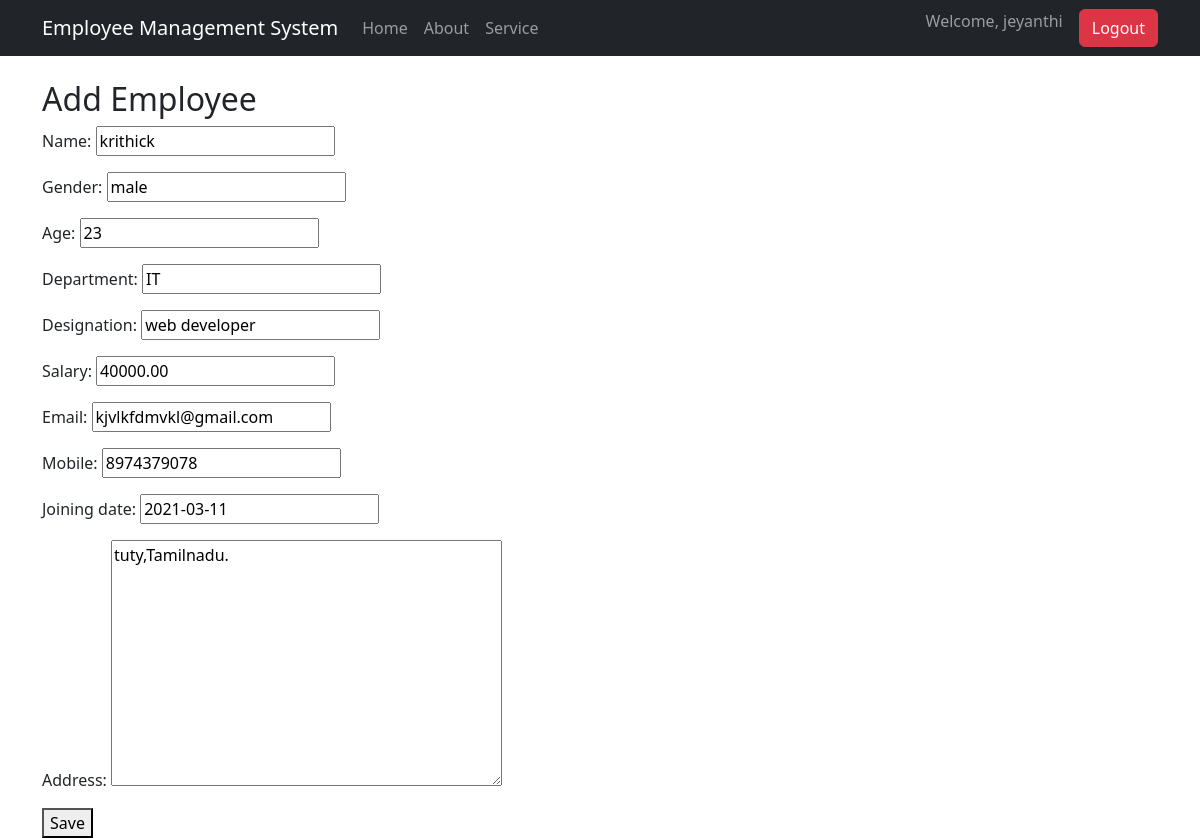
Page /employees/edit/3/ (signed in) on the committed database.
### employee_app/models.py (models this page shows, shortened)
class Employee(models.Model):
    name = models.CharField(max_length=100)
    gender = models.CharField(max_length=10)
    age = models.IntegerField()
    department = models.CharField(max_length=100)
    designation = models.CharField(max_length=100)
    salary = models.DecimalField(max_digits=10, decimal_places=2)
    email = models.EmailField()
    mobile = models.CharField(max_length=10)
    joining_date = models.DateField()
    address = models.TextField()

### employee_app/views.py (the view)
# urls.py: path("employees/edit/<int:id>/", views.employeeedit, name="employeeedit"),
@login_required
def employeeedit(request, id):
    employee = get_object_or_404(Employee, id=id)
    if request.method == "POST":
        form = EmployeeForm(request.POST, instance=employee)
        if form.is_valid():
            form.save()
            return redirect("employee_list")
    else:
        form = EmployeeForm(instance=employee)
    return render(request, "employee_form.html", {"form": form})

### employee_app/forms.py
class EmployeeForm(forms.ModelForm):
    class Meta:
        model = Employee
        fields = "__all__"

### templates/employee_form.html (shortened to what this page needs)
{% extends 'base.html' %}
{% block content %}
<h2>Add Employee</h2>
<form method="POST">
    {{ form.as_p }}
    <button type="submit">Save</button>
</form>
{% endblock %}

### templates/base.html (shortened to what this page needs)
<!DOCTYPE html>
<html>
<head>
    <link href="https://cdn.jsdelivr.net/npm/bootstrap@5.3.8/dist/css/bootstrap.min.css" rel="stylesheet">
</head>
<body>
    <nav class="navbar navbar-expand-lg navbar-dark bg-dark">
        <div class="container">
            <a class="navbar-brand" href="{% url 'home' %}">
                Employee Management System
            </a>
            <div class="collapse navbar-collapse" id="navbarNav">
                <ul class="navbar-nav">
                    <li class="nav-item">
                        <a class="nav-link" href="{% url 'home' %}">Home</a>
                    </li>
                    <li class="nav-item">
                        <a class="nav-link" href="{% url 'about' %}">About</a>
                    </li>
                    <li class="nav-item">
                        <a class="nav-link" href="{% url 'service' %}">Service</a>
                    </li>
                </ul>
               <ul class="navbar-nav ms-auto">
    {% if user.is_authenticated %}
        <li class="nav-item">
            <span class="navbar-text me-3">
                Welcome, {{ user.username }}
            </span>
        </li>
        <li class="nav-item">
            <form method="post" action="{% url 'logout' %}">
                <button type="submit" class="btn btn-danger">
                    Logout
                </button>
            </form>
        </li>
    {% else %}
        <li class="nav-item">
            <a class="btn btn-primary" href="{% url 'login' %}">
                Login
            </a>
        </li>
    {% endif %}
</ul>
            </div>
        </div>
    </nav>
    <div class="container mt-4">
        {% block content %}
        {% endblock %}
    </div>
</body>
</html>

### rows in the picture
Employee: name "krithick", gender "male", age "23", department "IT", designation "web developer", salary "40000.00", email "kjvlkfdmvkl@gmail.com", mobile "8974379078", joining_date "2021-03-11", address "tuty,Tamilnadu."

### other values in the picture
{{ user.username }} "jeyanthi"
